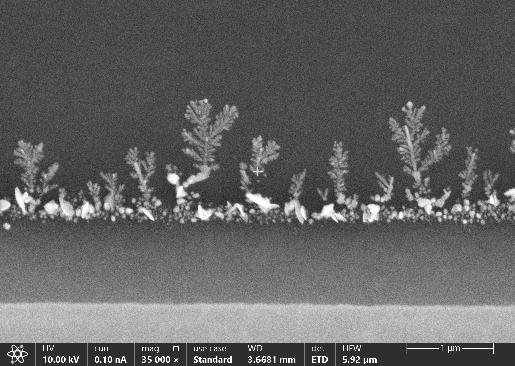
#> input picture data/raw/002.tif, 515 x 366 px, shrunk from 1536 x 1094 before the run; its folder holds only this picture in this run
$ python run_pipeline_b.py --image ../data/raw/002.tif   (older library calls are emulated)
#> lines starting #> are read from the running program, lines starting #| are printed output that depends on the picture; after the words box and inside, x2 and y2 are one past the last pixel; in counts of white or black regions, pixels touching at a corner belong together
### pipeline_B_classic/preprocessing.py
"""
Preprocess SEM images before segmentation.

This file loads the image, removes the bottom metadata bar, improves contrast,
and reduces noise. The output is a cleaner grayscale image for the next step.
"""

import cv2
import numpy as np
from pathlib import Path


# ==============================================================================
# STEP 1: IMAGE LOADING + CROPPING
# ==============================================================================

def load_image(image_path: str) -> np.ndarray:
    """
    Load an SEM image as grayscale.

    Args:
        image_path: Path to the image file.

    Returns:
        Grayscale image as a 2D array.

    Raises:
        FileNotFoundError: If the path does not exist.
        ValueError: If OpenCV cannot read the file.
    """
    path = Path(image_path)
    if not path.exists():
        raise FileNotFoundError(f"Image not found: {image_path}")

    # cv2.IMREAD_GRAYSCALE forces single-channel loading
    # even if the file was saved as RGB
    image = cv2.imread(str(path), cv2.IMREAD_GRAYSCALE)

    if image is None:
        raise ValueError(f"OpenCV could not read the image: {image_path}")

    return image

def crop_metadata_bar(image: np.ndarray, crop_fraction: float = 0.065) -> np.ndarray:
    """
    Remove the SEM metadata bar at the bottom of the image.
    """
    if crop_fraction <= 0:
        return image
    h = image.shape[0]
    crop_pixels = int(h * crop_fraction)
    return image[:h - crop_pixels, :]


# ==============================================================================
# STEP 2: HISTOGRAM NORMALIZATION
# ==============================================================================

def normalize_histogram(image: np.ndarray) -> np.ndarray:
    """
    Stretch the image values to the full range `[0, 255]`.

    Args:
        image: Grayscale image.

    Returns:
        Normalized image.
    """
    # cv2.normalize with NORM_MINMAX does exactly the linear stretch described above
    normalized = np.empty_like(image, dtype=np.uint8)
    cv2.normalize(
        image,
        normalized,
        alpha=0,            # minimum output value
        beta=255,           # maximum output value
        norm_type=cv2.NORM_MINMAX,
        dtype=cv2.CV_8U     # output : unsigned 8-bit integer (0-255)
    )


    return normalized


# ==============================================================================
# STEP 3: CLAHE - LOCAL CONTRAST ENHANCEMENT
# ==============================================================================

def apply_clahe(image: np.ndarray,
                clip_limit: float = 1.0,
                tile_size: int = 8) -> np.ndarray:
    """
    Apply CLAHE to improve local contrast.

    Args:
        image: Input grayscale image.
        clip_limit: CLAHE clip limit.
        tile_size: CLAHE tile size.

    Returns:
        Contrast-enhanced image.
    """
    clahe = cv2.createCLAHE(
        clipLimit=clip_limit,
        tileGridSize=(tile_size, tile_size)
    )

    enhanced = clahe.apply(image)

    return enhanced


# ==============================================================================
# STEP 4: BILATERAL FILTER - EDGE-PRESERVING DENOISING
# ==============================================================================

def apply_bilateral_filter(image: np.ndarray,
                            diameter: int = 9,
                            sigma_color: float = 75,
                            sigma_space: float = 4.5) -> np.ndarray:
    """
    Remove noise while keeping edges as sharp as possible.

    Args:
        image: Input grayscale image.
        diameter: Neighborhood diameter.
        sigma_color: Intensity sigma.
        sigma_space: Spatial sigma.

    Returns:
        Denoised image.
    """
    denoised = cv2.bilateralFilter(
        image,
        d=diameter,
        sigmaColor=sigma_color,
        sigmaSpace=sigma_space
    )

    return denoised


# ==============================================================================
# MASTER FUNCTION - runs all steps in order
# ==============================================================================

def preprocess(image_path: str,
               crop_fraction: float = 0.065,
               clahe_clip: float = 2.0,
               clahe_tile: int = 8,
               bilateral_d: int = 9,
               bilateral_sigma: float = 75) -> dict:
    """
    Run the full preprocessing pipeline on one image.

    Args:
        image_path: Path to the raw image.
        crop_fraction: Fraction of bottom rows to crop. Use `0.0` to disable.
        clahe_clip: CLAHE clip limit.
        clahe_tile: CLAHE tile size.
        bilateral_d: Bilateral filter diameter.
        bilateral_sigma: Bilateral filter sigma.

    Returns:
        Dictionary with images from each step.
    """
    raw = load_image(image_path)
    raw = crop_metadata_bar(raw, crop_fraction)
    normalized = normalize_histogram(raw)
    clahe_result = apply_clahe(normalized, clahe_clip, clahe_tile)
    denoised = apply_bilateral_filter(clahe_result, bilateral_d, bilateral_sigma)

    return {
        'raw': raw,
        'normalized': normalized,
        'clahe': clahe_result,
        'denoised': denoised       # <-- this is what segmentation.py will receive
    }


# ==============================================================================
# VISUALIZATION HELPER
# ==============================================================================

def visualize_steps(results: dict, save_path = None) -> None:
    """
    Show the preprocessing steps side by side.

    Args:
        results: Output from `preprocess()`.
        save_path: Optional path to save the figure.
    """
    import matplotlib.pyplot as plt

    titles = ['Raw', 'Normalized', 'CLAHE', 'Bilateral Filter']
    keys   = ['raw', 'normalized', 'clahe', 'denoised']

    fig, axes = plt.subplots(1, 4, figsize=(20, 5))

    for ax, key, title in zip(axes, keys, titles):
        ax.imshow(results[key], cmap='gray')
        ax.set_title(title, fontsize=13)
        ax.axis('off')

    plt.suptitle('Preprocessing Pipeline Steps', fontsize=15, y=1.02)
    plt.tight_layout()

    if save_path:
        plt.savefig(save_path, bbox_inches='tight', dpi=150)
        print(f"Saved to {save_path}")

    plt.show()


# ==============================================================================
# QUICK TEST - run this file directly to test on a single image
# ==============================================================================

# [19 lines that do not run on import are left out]

### pipeline_B_classic/segmentation.py
"""
Convert the preprocessed grayscale image into a binary dendrite mask.

This file tries thresholding methods and returns the mask that will be used by
the next pipeline step.
"""

import cv2
import numpy as np
from pathlib import Path


# ==============================================================================
# STEP 1: ADAPTIVE THRESHOLDING (PRIMARY METHOD)
# ==============================================================================

def adaptive_threshold(image: np.ndarray,
                        block_size: int = 35,
                        C: float = 4) -> np.ndarray:
    """
    Apply adaptive thresholding to get a binary mask.

    Args:
        image: Preprocessed grayscale image.
        block_size: Local window size. Must be odd.
        C: Small constant subtracted from the local mean.

    Returns:
        Binary mask with 255 for dendrites and 0 for background.
    """
    # Safety check: block_size must be odd
    if block_size % 2 == 0:
        block_size += 1

    binary_mask = cv2.adaptiveThreshold(
        image,
        maxValue=255,                           # value assigned to dendrite pixels
        adaptiveMethod=cv2.ADAPTIVE_THRESH_MEAN_C,  # use mean of neighborhood
        thresholdType=cv2.THRESH_BINARY,        # bright pixels → white
        blockSize=block_size,
        C=C
    )

    return binary_mask


# ==============================================================================
# STEP 2: OTSU'S METHOD (REFERENCE / FALLBACK)
# ==============================================================================

def otsu_threshold(image: np.ndarray) -> tuple[np.ndarray, float]:
    """
    Apply Otsu thresholding and return the chosen threshold value.

    Args:
        image: Preprocessed grayscale image.

    Returns:
        Binary mask and the threshold value picked by Otsu.
    """
    threshold_value, binary_mask = cv2.threshold(
        image,
        thresh=0,               # ignored when using OTSU flag
        maxval=255,
        type=cv2.THRESH_BINARY + cv2.THRESH_OTSU   # OTSU finds T automatically
    )

    return binary_mask, threshold_value


# ==============================================================================
# MASTER FUNCTION
# ==============================================================================

def segment(preprocessed_image: np.ndarray,
            method: str = 'otsu',
            block_size: int = 35,
            C: float = 4,
            electrode_fraction: float = 0.35) -> dict:
    """
    Run segmentation on a preprocessed image.

    Args:
        preprocessed_image: Output image from preprocessing.
        method: `'adaptive'` or `'otsu'`.
        block_size: Window size for adaptive thresholding.
        C: Constant used in adaptive thresholding.
        electrode_fraction: Unused parameter kept for compatibility.

    Returns:
        Dictionary with both raw threshold masks and the final chosen mask.
    """
    # Always compute both for comparison purposes
    adaptive_raw = adaptive_threshold(preprocessed_image, block_size, C)
    otsu_raw, otsu_value = otsu_threshold(preprocessed_image)

    # Select which method drives the final mask
    if method == 'adaptive':
        raw_mask = adaptive_raw
    elif method == 'otsu':
        raw_mask = otsu_raw
    else:
        raise ValueError(f"method must be 'adaptive' or 'otsu', got: '{method}'")

    return {
        'adaptive_raw': adaptive_raw,
        'otsu_raw':     otsu_raw,
        'otsu_value':   otsu_value,
        'mask':         raw_mask,     # <-- this is what postprocessing.py receives
        'method_used':  method
    }


# ==============================================================================
# VISUALIZATION HELPER
# ==============================================================================

def visualize_segmentation(preprocessed_image: np.ndarray,
                            seg_results: dict,
                            save_path = None) -> None:
    """
    Show the segmentation results side by side.

    Args:
        preprocessed_image: Image passed into `segment()`.
        seg_results: Output from `segment()`.
        save_path: Optional path to save the figure.
    """
    import matplotlib.pyplot as plt

    fig, axes = plt.subplots(1, 4, figsize=(20, 5))

    images = [
        (preprocessed_image,            'Preprocessed Input'),
        (seg_results['adaptive_raw'],   'Adaptive Threshold'),
        (seg_results['otsu_raw'],       f"Otsu (T={seg_results['otsu_value']:.1f})"),
        (seg_results['mask'],           f"Final Mask ({seg_results['method_used']})"),
    ]

    for ax, (img, title) in zip(axes, images):
        ax.imshow(img, cmap='gray')
        ax.set_title(title, fontsize=13)
        ax.axis('off')

    plt.suptitle('Segmentation Pipeline Steps', fontsize=15, y=1.02)
    plt.tight_layout()

    if save_path:
        plt.savefig(save_path, bbox_inches='tight', dpi=150)
        print(f"Saved to {save_path}")

    plt.show()


# [54 lines left out: functions save_mask_overlay, tune_adaptive_parameters, not called in this run]


# ==============================================================================
# QUICK TEST
# ==============================================================================

# [34 lines that do not run on import are left out]

    # Uncomment to explore parameter tuning:
    # tune_adaptive_parameters(denoised)

### pipeline_B_classic/run_pipeline_b.py
"""
run_pipeline_a.py - Pipeline B: Main Runner
============================================
PURPOSE OF THIS FILE:
    Runs preprocessing and segmentation in sequence on all images in data/raw/.
    Saves all outputs to the outputs/ directory.

USAGE:
    # Run on all images in data/raw/
    python run_pipeline_a.py

    # Run on a single image
    python run_pipeline_a.py --image data/raw/sample_01.png

    # Run with custom parameters
    python run_pipeline_a.py --block_size 51 --C 6
"""

import cv2
import argparse
import numpy as np
from pathlib import Path
from tqdm import tqdm

from preprocessing import preprocess, visualize_steps
from segmentation import segment, visualize_segmentation

# ==============================================================================
# CONFIGURATION — change these defaults if needed
# ==============================================================================

DEFAULT_INPUT_DIR  = Path("data/raw")
DEFAULT_OUTPUT_DIR = Path("outputs")
SUPPORTED_FORMATS  = {".png", ".jpg", ".jpeg", ".tif", ".tiff", ".bmp"}


# ==============================================================================
# SINGLE IMAGE RUNNER
# ==============================================================================

def run_single(image_path: Path,
               block_size: int,
               C: float,
               electrode_fraction: float,
               save_visuals: bool = True) -> dict:
    """
    Runs the full pipeline (so far) on a single image.

    Args:
        image_path:          Path to raw SEM image
        block_size:          Adaptive threshold block size
        C:                   Adaptive threshold constant
        electrode_fraction:  Bottom fraction to exclude (electrode base)
        save_visuals:        Whether to save step-by-step visual outputs

    Returns:
        Dictionary with all intermediate and final results
    """
    print(f"\n  Processing: {image_path.name}")

    # ── Step 1: Preprocessing ──────────────────────────────────────────────
    print("    [1/2] Preprocessing...")
    prep = preprocess(str(image_path))
#> in load_image, image is the input picture: shape (366, 515); min 35, max 255, mean 98.9
#> in crop_metadata_bar, `return image[:h - crop_pixels, :]`:
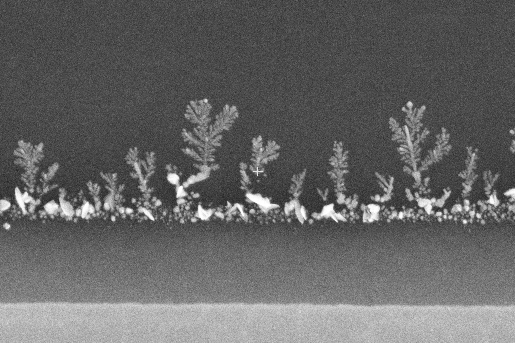
#> returned value: shape (343, 515); min 35, max 255, mean 101.1
#> in normalize_histogram, `cv2.normalize( image, normalized, alpha=0,`:
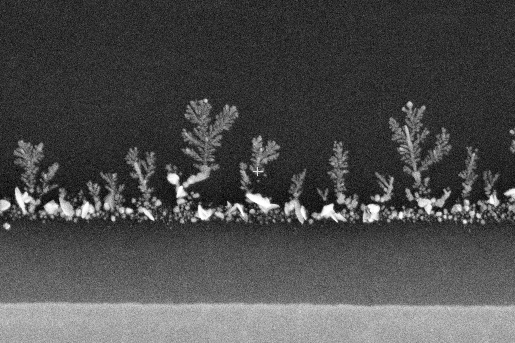
#> normalized: shape (343, 515); min 0, max 255, mean 76.6
#> in apply_clahe, `enhanced = clahe.apply(image)`:
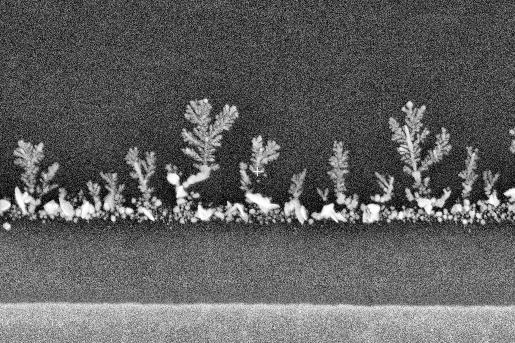
#> enhanced: shape (343, 515); min 0, max 255, mean 96.5
#> in apply_bilateral_filter, `denoised = cv2.bilateralFilter( image, d=diameter, sigmaColor=sigma_co..`:
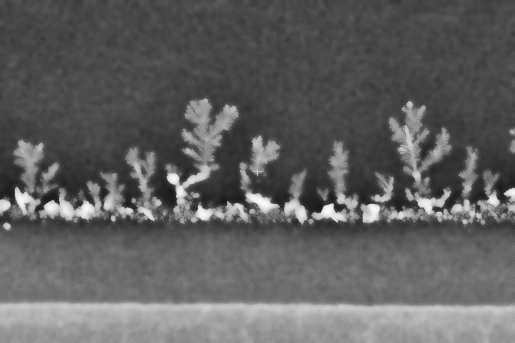
#> denoised: shape (343, 515); min 22, max 250, mean 96.4
#> prep = 4 items
    denoised = prep['denoised']

    # ── Step 2: Segmentation ───────────────────────────────────────────────
    print("    [2/2] Segmentation...")
    seg = segment(
        denoised,
        method='otsu',
        block_size=block_size,
        C=C,
        electrode_fraction=electrode_fraction
    )
#> in adaptive_threshold, `binary_mask = cv2.adaptiveThreshold( image, maxValue=255,`:
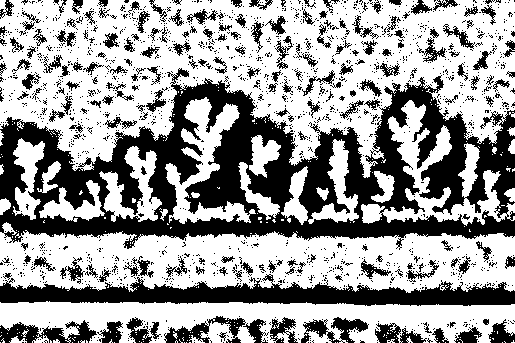
#> binary_mask: shape (343, 515); 61.8% white; 1780 black regions (1587 under 20 px), largest, box (x1, y1, x2, y2) and area: (0, 68, 515, 250) 38765, (0, 274, 515, 306) 8520, (0, 320, 97, 343) 1139
#> in otsu_threshold, `threshold_value, binary_mask = cv2.threshold( image, thresh=0,`:
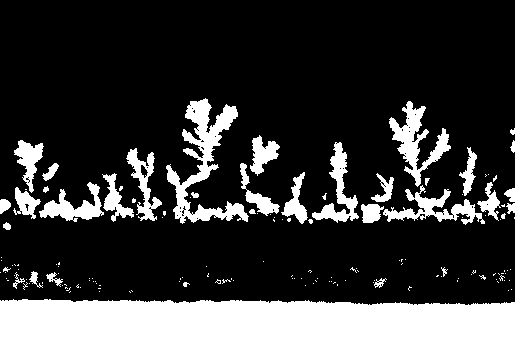
#> binary_mask: shape (343, 515); 20.9% white; 152 white regions (116 under 20 px), largest, box (x1, y1, x2, y2) and area: (0, 299, 515, 343) 21249, (166, 98, 249, 224) 3252, (389, 101, 451, 187) 1757
#> in otsu_threshold, `threshold_value, binary_mask = cv2.threshold( image, thresh=0,`: threshold_value = 121
#> seg = 5 items

    # ── Save outputs ───────────────────────────────────────────────────────
    stem = image_path.stem  # filename without extension

    # Save final binary mask
    mask_path = DEFAULT_OUTPUT_DIR / "masks" / f"{stem}_mask.png"
    cv2.imwrite(str(mask_path), seg['mask'])

    # Save step-by-step visuals for report
    if save_visuals:
        prep_visual_path = DEFAULT_OUTPUT_DIR / "visuals" / f"{stem}_preprocessing.png"
        seg_visual_path  = DEFAULT_OUTPUT_DIR / "visuals" / f"{stem}_segmentation.png"

        visualize_steps(prep, save_path=str(prep_visual_path))
        visualize_segmentation(denoised, seg, save_path=str(seg_visual_path))
#> the loop in visualize_segmentation, `for ax, (img, title) in zip(axes, images):` made 4 passes
#> title on passes 1 to 4: 'Preprocessed Input', 'Adaptive Threshold', 'Otsu (T=121.0)', 'Final Mask (otsu)'

    print(f"    ✓ Mask saved  → {mask_path}")

    return {
        'image_path': image_path,
        'prep':       prep,
        'seg':        seg
    }


# ==============================================================================
# BATCH RUNNER
# ==============================================================================

# [36 lines left out: function run_batch, not called in this run]


# ==============================================================================
# SETUP — create output directories if they don't exist
# ==============================================================================

def setup_output_dirs() -> None:
    for subdir in ["masks", "skeletons", "visuals"]:
        (DEFAULT_OUTPUT_DIR / subdir).mkdir(parents=True, exist_ok=True)


# ==============================================================================
# ARGUMENT PARSER
# ==============================================================================

def parse_args():
    parser = argparse.ArgumentParser(
        description="Pipeline A: Preprocessing + Segmentation for SEM dendrite images"
    )

    parser.add_argument(
        "--image", type=str, default=None,
        help="Path to a single image. If omitted, processes all images in data/raw/"
    )
    parser.add_argument(
        "--block_size", type=int, default=35,
        help="Adaptive threshold block size (must be odd, default: 35)"
    )
    parser.add_argument(
        "--C", type=float, default=4,
        help="Adaptive threshold constant offset (default: 4)"
    )
    parser.add_argument(
        "--electrode_fraction", type=float, default=0.35,
        help="Fraction of bottom image height to exclude as electrode base (default: 0.35)"
    )
    parser.add_argument(
        "--no_visuals", action="store_true",
        help="Skip saving visual outputs (faster for large datasets)"
    )

    return parser.parse_args()


# ==============================================================================
# ENTRY POINT
# ==============================================================================

if __name__ == "__main__":
    args = parse_args()
    setup_output_dirs()

    if args.image:
        # Single image mode
        image_path = Path(args.image)
        if not image_path.exists():
            print(f"Error: image not found at {args.image}")
        else:
            run_single(
                image_path,
                block_size=args.block_size,
                C=args.C,
                electrode_fraction=args.electrode_fraction,
                save_visuals=not args.no_visuals
            )
    else:
        # Batch mode
        if not DEFAULT_INPUT_DIR.exists():
            print(f"Error: input directory not found at {DEFAULT_INPUT_DIR}")
            print("Create the directory and place your SEM images inside it.")
        else:
            run_batch(
                DEFAULT_INPUT_DIR,
                block_size=args.block_size,
                C=args.C,
                electrode_fraction=args.electrode_fraction
            )

$ run again, on data/raw/019.tif
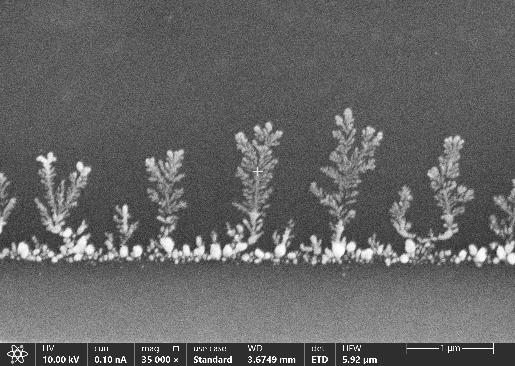
#> input picture data/raw/019.tif, 515 x 366 px, shrunk from 1536 x 1094 before the run
#> in load_image, image is the input picture: shape (366, 515); min 31, max 255, mean 101.1
#> in apply_bilateral_filter, `denoised = cv2.bilateralFilter( image, d=diameter, sigmaColor=sigma_co..`:
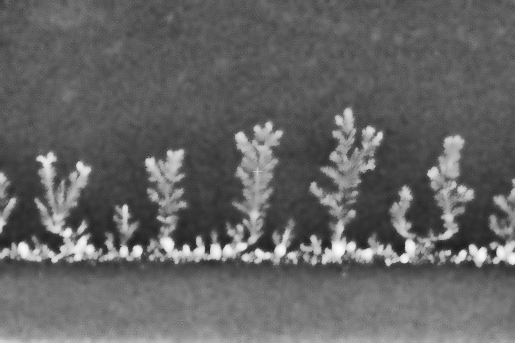
#> denoised: shape (343, 515); min 30, max 253, mean 100.5
#> prep = 4 items
#> in otsu_threshold, `threshold_value, binary_mask = cv2.threshold( image, thresh=0,`:
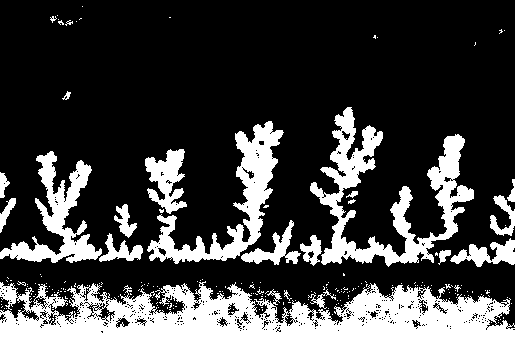
#> binary_mask: shape (343, 515); 24.6% white; 226 white regions (204 under 20 px), largest, box (x1, y1, x2, y2) and area: (0, 281, 515, 343) 20921, (310, 107, 474, 267) 7577, (147, 121, 284, 264) 4899
#> threshold_value = 117
#> seg = 5 items
#> the loop in visualize_segmentation, `for ax, (img, title) in zip(axes, images):` made 4 passes
#> title on passes 1 to 4: 'Preprocessed Input', 'Adaptive Threshold', 'Otsu (T=117.0)', 'Final Mask (otsu)'
